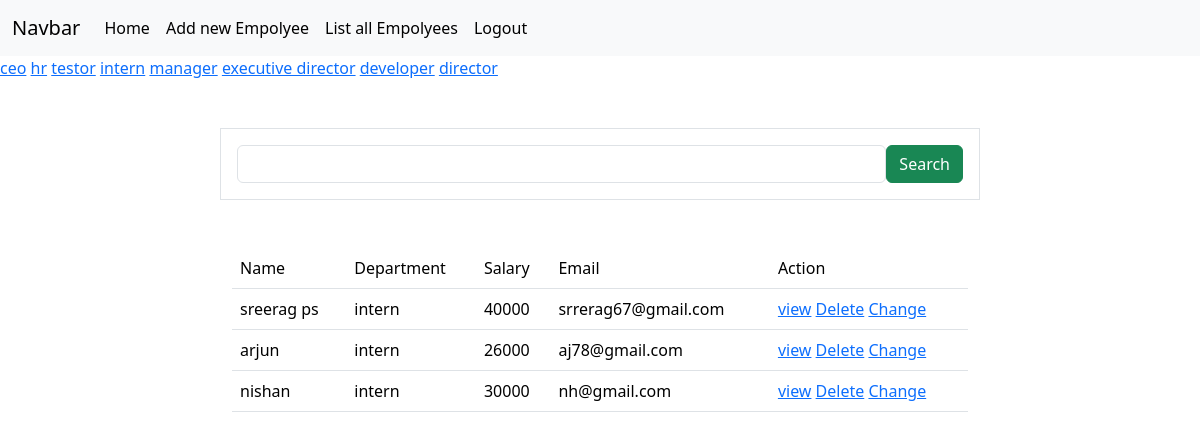
The page /empolyees/all?department=intern (signed in) on the database its author committed.
### crm/models.py (models this page shows, shortened)
class Empolyees(models.Model):
    name=models.CharField(max_length=200)
    department=models.CharField(max_length=200)
    salary=models.PositiveBigIntegerField()
    email=models.EmailField(unique=True)
    contact=models.CharField(null=True,max_length=200,blank=True)
    age=models.PositiveBigIntegerField()
    profile_pic=models.ImageField(upload_to="image",null=True,blank=True)
    dob=models.DateField(null=True,blank=True)

### crm/views.py (the view, shortened to what this page needs)
# urls.py: path('empolyees/all',views.EmpolyeeListView.as_view(),name="emp-all"),
@method_decorator(signin_required,name="dispatch")
class EmpolyeeListView(View):
    def get(self,request,*args,**kwargs):
          qs=Empolyees.objects.all()
          departments=Empolyees.objects.all().values_list("department",flat=True).distinct()
          print(departments)
          if "department" in request.GET:
              dept=request.GET.get("department")
              qs=qs.filter(department__iexact=dept)
          return render(request,"emp_list.html",{"data":qs,"deptmnt":departments})

### crm/views.py (called while the page is built)
def signin_required(fn):
    def wrapper(request,*args,**kwargs):
        if not request.user.is_authenticated:
            messages.error(request,"invalid session")
            return redirect("signin")
        else:
            return fn(request,*args,**kwargs)
    return wrapper

### crm/templates/emp_list.html (shortened to what this page needs)
{%extends 'base_page.html'%}
{%block body_block%}
<div>
    {%for dept in deptmnt%}
    <a href="{%url 'emp-all'%}?department={{dept}}">{{dept}}</a>
    {%endfor%}
</div>
<div class="container mt-5 mb-5">
    <div class="row">
        <div class="col-2"></div>
        <div class="col-8 border p-3">
            <form action="" method="post">
                <div class="d-flex">
                <input type="text" name="box" class="form-control">
                <button type="submit" class="btn btn-success">Search</button>
                </div>
            </form>
        </div>
        <div class="col-2"></div>
    </div>
</div>
<div class="container">
    <div class="row">
        <div class="col-2"></div>
        <div class="col-8">
               <table class="table">
                <tr>
                    <td>Name</td>
                    <td>Department</td>
                    <td>Salary</td>
                    <td>Email</td>
                    <td>Action</td>
                </tr>
                {%for emp in data%}
                <tr>
                    <td>{{emp.name}}</td>
                    <td>{{emp.department}}</td>
                    <td>{{emp.salary}}</td>
                    <td>{{emp.email}}</td>
                    <td>
                        <a href="{%url 'emp-detail' emp.id%}">view</a>
                        <a href="{%url 'emp-delete' emp.id%}">Delete</a>
                        <a href="{%url 'emp-edit' emp.id%}">Change</a>
                    </td>
                </tr>
                {%endfor%}
               </table>
        </div>
        <div class="col-2"></div>
    </div>
</div>
{%endblock%}

### rows shown on the page
Empolyees: name "sreerag ps", department "intern", salary "40000", email "srrerag67@gmail.com"
Empolyees: name "arjun", department "intern", salary "26000", email "aj78@gmail.com"
Empolyees: name "nishan", department "intern", salary "30000", email "nh@gmail.com"

### other values the page prints
{{ dept }} "ceo" "hr" "testor" "intern" "manager" "executive director" "developer" "director"
